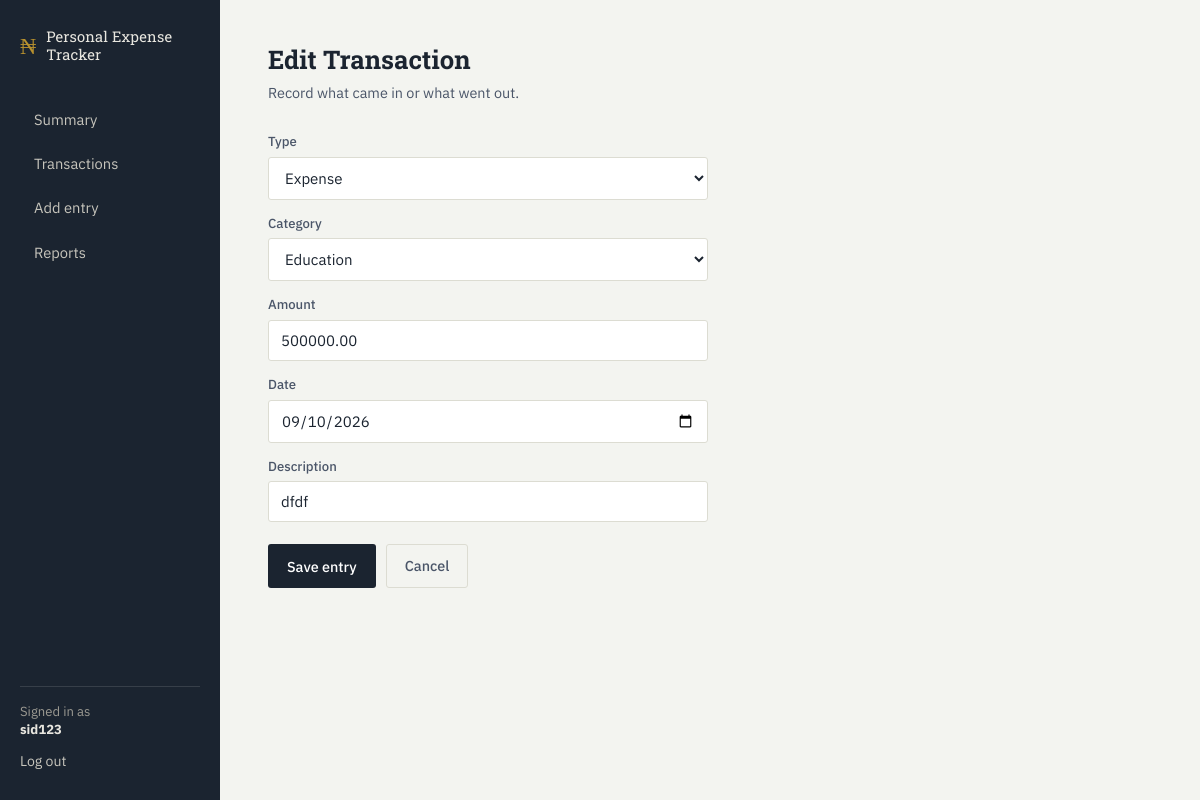
/transactions/3/edit/ (signed in), run on the app's committed database.
### tracker/models.py (models this page shows, shortened)
class Transaction(models.Model):
    user = models.ForeignKey(User, on_delete=models.CASCADE, related_name="transactions")
    type = models.CharField(max_length=10, choices=TYPE_CHOICES)
    amount = models.DecimalField(max_digits=12, decimal_places=2)
    category = models.CharField(max_length=30, choices=CATEGORY_CHOICES)
    description = models.CharField(max_length=255, blank=True)
    date = models.DateField()
    created_at = models.DateTimeField(auto_now_add=True)
    class Meta:
        ordering = ["-date", "-created_at"]

### tracker/views.py (the view)
# urls.py: path("transactions/<int:pk>/edit/", views.transaction_update_view, name="transaction_edit"),
@login_required
def transaction_update_view(request, pk):
    transaction = get_object_or_404(Transaction, pk=pk, user=request.user)
    if request.method == "POST":
        form = TransactionForm(request.POST, instance=transaction)
        if form.is_valid():
            form.save()
            messages.success(request, "Transaction updated successfully.")
            return redirect("dashboard")
    else:
        form = TransactionForm(instance=transaction)
    context = {
        "form": form,
        "title": "Edit Transaction",
        "income_categories": json.dumps(INCOME_CATEGORIES),
        "expense_categories": json.dumps(EXPENSE_CATEGORIES),
    }
    return render(request, "tracker/transaction_form.html", context)

### tracker/forms.py
class TransactionForm(forms.ModelForm):
    class Meta:
        model = Transaction
        fields = ["type", "category", "amount", "date", "description"]
        widgets = {
            "type": forms.Select(attrs={"class": "form-control", "id": "id_type"}),
            "category": forms.Select(attrs={"class": "form-control", "id": "id_category"}),
            "amount": forms.NumberInput(attrs={"class": "form-control", "step": "0.01", "min": "0"}),
            "date": forms.DateInput(attrs={"class": "form-control", "type": "date"}),
            "description": forms.TextInput(attrs={"class": "form-control", "placeholder": "Optional note"}),
        }

### templates/tracker/transaction_form.html (shortened to what this page needs)
{% extends "tracker/base.html" %}
{% block content %}
<div class="panel-header">
    <div>
        <h1>{{ title }}</h1>
        <p class="panel-sub">Record what came in or what went out.</p>
    </div>
</div>
<form method="post" class="stacked-form form-narrow" id="transaction-form">
    <label for="id_type">Type</label>
    {{ form.type }}
    <label for="id_category">Category</label>
    {{ form.category }}
    <label for="id_amount">Amount</label>
    {{ form.amount }}
    <label for="id_date">Date</label>
    {{ form.date }}
    <label for="id_description">Description</label>
    {{ form.description }}
    <div class="form-actions">
        <button type="submit" class="btn btn-primary">Save entry</button>
        <a href="{% url 'dashboard' %}" class="btn btn-ghost">Cancel</a>
    </div>
</form>
{% endblock %}

### templates/tracker/base.html (shortened to what this page needs)
{% load static %}
<!DOCTYPE html>
<html lang="en">
<head>
    <link rel="stylesheet" href="{% static 'tracker/css/style.css' %}">
</head>
<body>
    {% if user.is_authenticated %}
    <div class="app-shell">
        <aside class="sidebar">
            <div class="brand">
                <span class="brand-mark">&#8358;</span>
                <span class="brand-name">Personal Expense Tracker</span>
            </div>
            <nav class="side-nav">
                <a href="{% url 'dashboard' %}" class="{% if request.resolver_match.url_name == 'dashboard' %}active{% endif %}">Summary</a>
                <a href="{% url 'transaction_list' %}" class="{% if request.resolver_match.url_name == 'transaction_list' %}active{% endif %}">Transactions</a>
                <a href="{% url 'transaction_add' %}" class="{% if request.resolver_match.url_name == 'transaction_add' %}active{% endif %}">Add entry</a>
                <a href="{% url 'reports' %}" class="{% if request.resolver_match.url_name == 'reports' %}active{% endif %}">Reports</a>
            </nav>
            <div class="side-footer">
                <div class="side-user">Signed in as<br><strong>{{ user.username }}</strong></div>
                <form method="post" action="{% url 'logout' %}">
                    <button type="submit" class="link-btn">Log out</button>
                </form>
            </div>
        </aside>
        <main class="main-panel">
            {% block content %}{% endblock %}
        </main>
    </div>
    {% endif %}
</body>
</html>

### static/tracker/css/style.css (style rules this page uses)
:root { --ink: #1B2430; --ink-soft: #4A5568; --paper: #F3F4F0; --paper-raised: #FFFFFF; --line: #DCDCD2; --gold: #B8912E; --income: #2F6F5E; --income-soft: #E6EFEC; --expense: #B5533C; --expense-soft: #F5E7E2; --radius: 3px; }
* { box-sizing: border-box; }
body { margin: 0; font-family: 'IBM Plex Sans', -apple-system, sans-serif; background: var(--paper); color: var(--ink); font-size: 15px; line-height: 1.5; }
h1, h2, h3 { font-family: 'Roboto Slab', serif; font-weight: 700; color: var(--ink); margin: 0 0 4px; }
h1 { font-size: 1.6rem; }
a { color: var(--income); }
.app-shell { display: flex; min-height: 100vh; }
.sidebar { width: 220px; flex-shrink: 0; background: var(--ink); color: #E8E6DF; display: flex; flex-direction: column; padding: 28px 20px; }
.brand { display: flex; align-items: center; gap: 10px; margin-bottom: 36px; }
.brand-mark { font-family: 'Roboto Slab', serif; font-size: 1.4rem; color: var(--gold); }
.brand-name { font-family: 'Roboto Slab', serif; font-size: 0.92rem; line-height: 1.2; letter-spacing: 0.01em; }
.side-nav { display: flex; flex-direction: column; gap: 2px; flex-grow: 1; }
.side-nav a { color: #C7C5BC; text-decoration: none; padding: 10px 12px; border-radius: var(--radius); font-size: 0.92rem; border-left: 2px solid transparent; }
.side-footer { border-top: 1px solid rgba(255,255,255,0.12); padding-top: 16px; margin-top: 16px; }
.side-user { font-size: 0.82rem; color: #9C9A92; margin-bottom: 10px; line-height: 1.4; }
.side-user strong { color: #E8E6DF; }
.link-btn { background: none; border: none; color: #C7C5BC; font-size: 0.88rem; cursor: pointer; padding: 0; font-family: inherit; }
.main-panel { flex-grow: 1; padding: 40px 48px; max-width: 980px; }
.stacked-form { display: flex; flex-direction: column; }
.stacked-form label { font-size: 0.82rem; color: var(--ink-soft); margin: 14px 0 5px; font-weight: 500; }
.stacked-form label:first-of-type { margin-top: 0; }
.form-control, .stacked-form input, .stacked-form select, .stacked-form textarea { padding: 10px 12px; border: 1px solid var(--line); border-radius: var(--radius); font-family: inherit; font-size: 0.94rem; background: var(--paper-raised); color: var(--ink); }
.form-narrow { max-width: 440px; }
.form-actions { display: flex; gap: 10px; margin-top: 22px; }
.btn { display: inline-block; padding: 10px 18px; border-radius: var(--radius); font-size: 0.9rem; font-weight: 500; text-decoration: none; border: 1px solid transparent; cursor: pointer; font-family: inherit; }
.btn-primary { background: var(--ink); color: #fff; }
.btn-ghost { background: transparent; color: var(--ink-soft); border-color: var(--line); }
.panel-header { display: flex; justify-content: space-between; align-items: flex-end; margin-bottom: 28px; }
.panel-sub { color: var(--ink-soft); font-size: 0.9rem; margin: 0; }

### data on the page
Transaction: type "Expense", category "Education", amount "500000.00", date "09/10/2026", description "dfdf"

### other printed values
{{ user.username }} "sid123"
{{ title }} "Edit Transaction"
